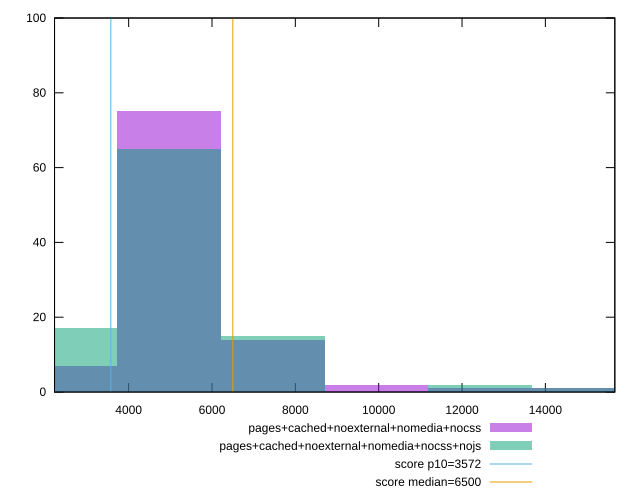

gnuplot code for this plot:
reset

$pagesCachedNoexternalNomediaNocss <<EOF
4973.666016265453 75
2486.8330081327267 7
7460.49902439818 14
12434.165040663633 1
14920.99804879636 1
9947.332032530907 2
EOF

$pagesCachedNoexternalNomediaNocssNojs <<EOF
4973.666016265453 65
2486.8330081327267 17
12434.165040663633 2
7460.49902439818 15
14920.99804879636 1
EOF

set key outside below
set boxwidth 2486.8330081327267
set xrange [2221.2619999999997:15666.501]
set yrange [0:100]
set trange [0:100]
set style fill transparent solid 0.5 noborder

set parametric
set terminal svg size 640, 500 enhanced background rgb 'white'
set output "reprap/first-cpu-idle/comparison/histogram/4_vs_5.svg"

plot $pagesCachedNoexternalNomediaNocss title "pages+cached+noexternal+nomedia+nocss" with boxes, \
     $pagesCachedNoexternalNomediaNocssNojs title "pages+cached+noexternal+nomedia+nocss+nojs" with boxes, \
     3572,t title "score p10=3572", \
     6500,t title "score median=6500"

reset
